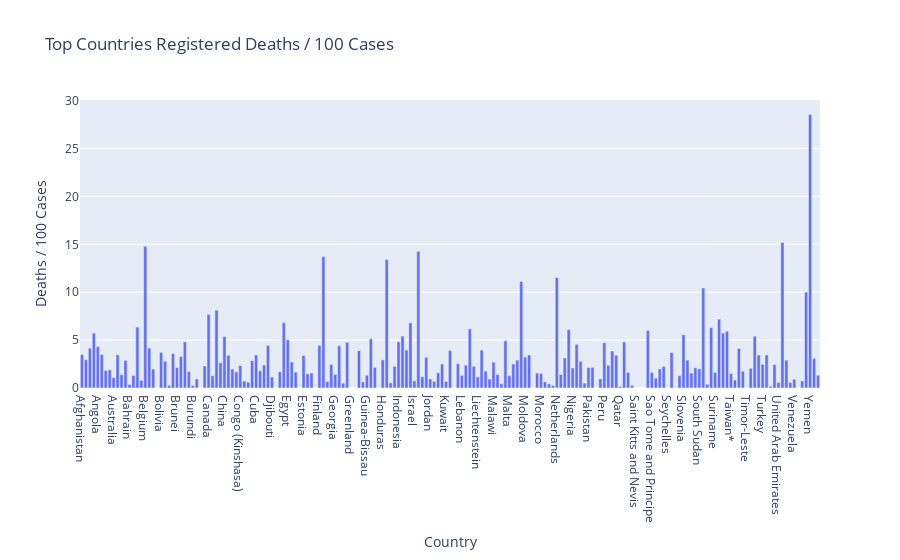

Here is the notebook cell this chart was saved with:
### Code cell
px.bar(CountryWise,x='Country',y='Deaths / 100 Cases',title='Top Countries Registered Deaths / 100 Cases')

### Figure 1 — Plotly figure (JSON) as saved in the notebook; plotly's stock layout.template omitted (floating-point values rounded to 4 significant figures; data arrays with more than 128 entries replaced by an {"elided": "..."} marker saying what was removed)
{"data": [{"alignmentgroup": "True", "hovertemplate": "Country=%{x}<br>Deaths / 100 Cases=%{y}<extra></extra>", "legendgroup": "", "marker": {"color": "#636efa", "pattern": {"shape": ""}}, "name": "", "offsetgroup": "", "orientation": "v", "showlegend": false, "textposition": "auto", "type": "bar", "x": {"elided": "187 str values"}, "xaxis": "x", "y": {"elided": "187 float values"}, "yaxis": "y"}], "layout": {"barmode": "relative", "legend": {"tracegroupgap": 0}, "title": {"text": "Top Countries Registered Deaths / 100 Cases"}, "xaxis": {"anchor": "y", "domain": [0, 1], "title": {"text": "Country"}}, "yaxis": {"anchor": "x", "domain": [0, 1], "title": {"text": "Deaths / 100 Cases"}}}}
